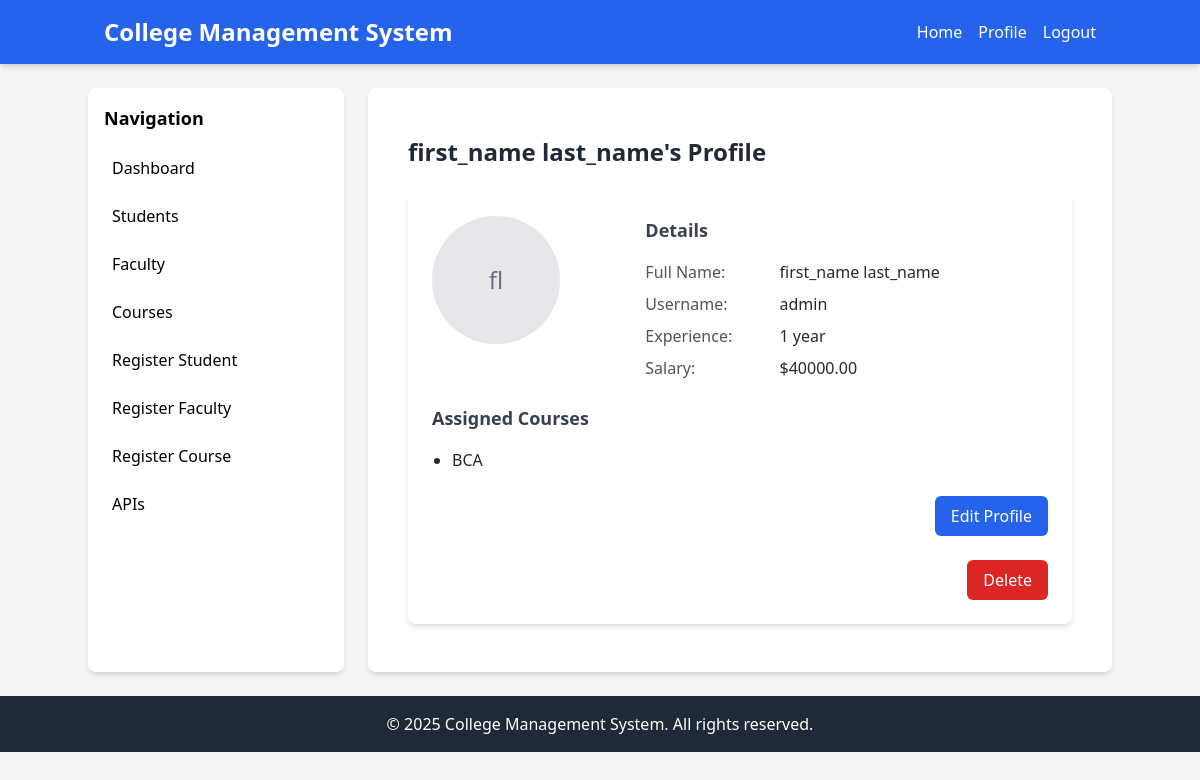
The app's page /profile/ (signed in), older data.
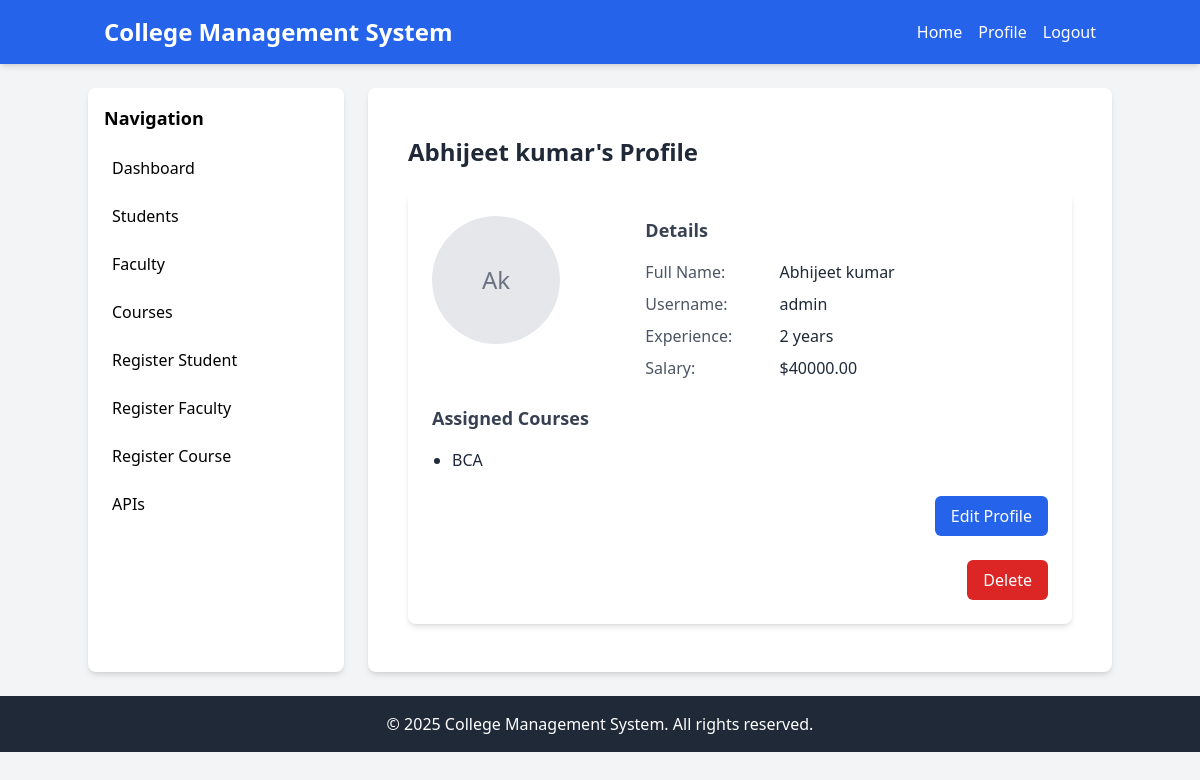
The same page, newer data.
### core/models.py (models this page shows, shortened)
class BaseModel(models.Model):
    created_at = models.DateTimeField(auto_now_add=True)
    updated_at = models.DateTimeField(auto_now=True)
    class Meta:
        abstract = True

class Faculty(BaseModel):
    user = models.ForeignKey(User, on_delete=models.CASCADE, related_name='faculty',default=True)
    profile_pic = models.ImageField(upload_to='media/profile_pic', blank=True, null=True)
    first_name = models.CharField(max_length=50)
    last_name = models.CharField(max_length=50)
    experience = models.PositiveIntegerField(default=1, validators=[MinValueValidator(0)])
    salary = models.DecimalField(max_digits=10, decimal_places=2, validators=[MinValueValidator(10000)])
    course = models.ManyToManyField(Course, related_name='faculty')

### core/views.py (the view)
# urls.py: path('profile/',views.faculty_profile_view,name='profile'),
def faculty_profile_view(request):
   faculty=get_object_or_404(Faculty,user=request.user)
   return render(request,'home/profile.html',{'faculty':faculty})

### core/templates/home/profile.html
{% extends 'base.html' %}
{% block content %}
<div class="container mx-auto px-4 py-6">
    <h2 class="text-2xl font-semibold mb-6 text-gray-800">{{ faculty.first_name }} {{ faculty.last_name }}'s Profile</h2>
    <div class="bg-white shadow-md rounded-lg p-6 max-w-3xl mx-auto">
        <div class="grid grid-cols-1 md:grid-cols-3 gap-6">
            <div class="flex justify-center md:justify-start">
                {% if faculty.profile_pic %}
                    <img src="{{ faculty.profile_pic.url }}" alt="{{ faculty.first_name }}'s Profile Picture" class="w-32 h-32 rounded-full object-cover border-2 border-gray-200">
                {% else %}
                    <div class="w-32 h-32 rounded-full bg-gray-200 flex items-center justify-center text-gray-500">
                        <span class="text-2xl">{{ faculty.first_name|first }}{{ faculty.last_name|first }}</span>
                    </div>
                {% endif %}
            </div>
            <div class="col-span-2">
                <h3 class="text-lg font-semibold mb-4 text-gray-700">Details</h3>
                <dl class="space-y-2">
                    <div class="flex">
                        <dt class="font-medium text-gray-600 w-1/3">Full Name:</dt>
                        <dd class="text-gray-800">{{ faculty.first_name }} {{ faculty.last_name }}</dd>
                    </div>
                    <div class="flex">
                        <dt class="font-medium text-gray-600 w-1/3">Username:</dt>
                        <dd class="text-gray-800">{{ faculty.user.username }}</dd>
                    </div>
                    <div class="flex">
                        <dt class="font-medium text-gray-600 w-1/3">Experience:</dt>
                        <dd class="text-gray-800">{{ faculty.experience }} year{{ faculty.experience|pluralize }}</dd>
                    </div>
                    <div class="flex">
                        <dt class="font-medium text-gray-600 w-1/3">Salary:</dt>
                        <dd class="text-gray-800">${{ faculty.salary|floatformat:2 }}</dd>
                    </div>
                </dl>
            </div>
        </div>
        <div class="mt-6">
            <h3 class="text-lg font-semibold mb-4 text-gray-700">Assigned Courses</h3>
            {% if faculty.course.exists %}
                <ul class="list-disc pl-5 text-gray-800">
                    {% for course in faculty.course.all %}
                        <li>{{ course.name }}</li>
                    {% endfor %}
                </ul>
            {% else %}
                <p class="text-gray-600">No courses assigned.</p>
            {% endif %}
        </div>
        <div class="mt-6 flex justify-end space-x-4">
            <a href="{% url 'faculty_update' faculty.pk %}" class="inline-flex items-center px-4 py-2 bg-blue-600 text-white font-medium rounded-md hover:bg-blue-700 focus:outline-none focus:ring-2 focus:ring-blue-500">
                Edit Profile
            </a>
        </div>
        <div class="mt-6 flex justify-end space-x-4">
            <a href="{% url 'faculty-delete' faculty.pk %}" class="inline-flex items-center px-4 py-2 bg-red-600 text-white font-medium rounded-md hover:bg-blue-700 focus:outline-none focus:ring-2 focus:ring-blue-500">
                Delete
            </a>
        </div>
    </div>
</div>
{% endblock %}

Row changes from the older to the newer data that the page shows:
changed Faculty "admin": first_name "first_name" → "Abhijeet"; last_name "last_name" → "kumar"; first_name|first "f" → "A"; last_name|first (not shown) → "k"; experience "1" → "2"
